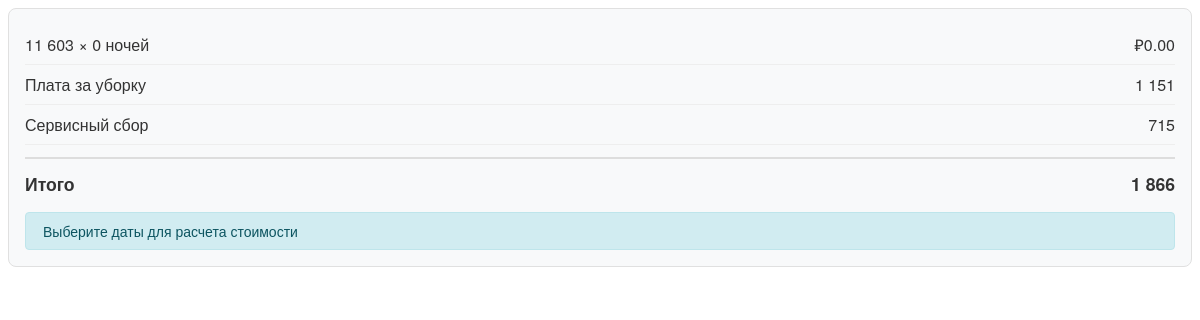
Page /listings/api/1/calculate-price/ on the earlier database version.
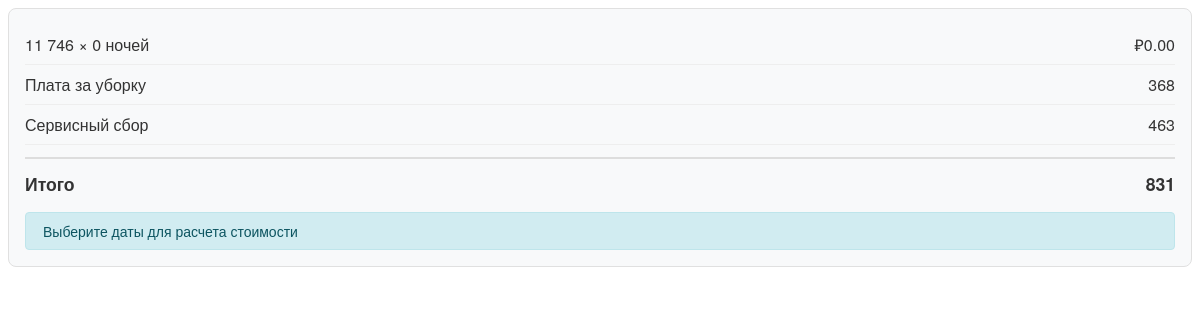
Same page on the later database version.
### listings/models.py (models this page shows, shortened)
class Listing(models.Model):
    title = models.CharField(_("Title"), max_length=100)
    description = models.TextField(_("Description"))
    address = models.CharField(_("Address"), max_length=255)
    city = models.CharField(_("City"), max_length=100)
    state = models.CharField(_("State/Province"), max_length=100)
    country = models.CharField(_("Country"), max_length=100)
    zip_code = models.CharField(_("ZIP/Postal Code"), max_length=20)
    latitude = models.DecimalField(_("Latitude"), max_digits=10, decimal_places=7, null=True, blank=True)
    longitude = models.DecimalField(_("Longitude"), max_digits=10, decimal_places=7, null=True, blank=True)
    price_per_night = models.DecimalField(_("Price per night"), max_digits=10, decimal_places=2)
    cleaning_fee = models.DecimalField(_("Cleaning fee"), max_digits=10, decimal_places=2, default=0)
    service_fee = models.DecimalField(_("Service fee"), max_digits=10, decimal_places=2, default=0)
    bedrooms = models.PositiveSmallIntegerField(_("Bedrooms"))
    bathrooms = models.DecimalField(_("Bathrooms"), max_digits=3, decimal_places=1)
    accommodates = models.PositiveSmallIntegerField(_("Accommodates"))
    property_type = models.CharField(_("Property type"), max_length=50)
    image_urls = models.JSONField(_("Image URLs"), default=list, null=True, blank=True)
    verification_video = models.FileField(
        _("Verification Video"),
        upload_to='verification_videos/',
        null=True,
        blank=True,
        help_text=_("Video proof of property compliance (max 250MB, for moderation only)")
    )
    amenities = models.JSONField(_("Amenities"), default=list)
    house_rules = models.TextField(_("House rules"), blank=True)
    check_in_time = models.TimeField(_("Check-in time"), null=True, blank=True)
    check_out_time = models.TimeField(_("Check-out time"), null=True, blank=True)
    minimum_nights = models.PositiveSmallIntegerField(_("Minimum nights"), default=1)
    maximum_nights = models.PositiveSmallIntegerField(_("Maximum nights"), default=30)
    is_active = models.BooleanField(_("Is active"), default=True)
    is_approved = models.BooleanField(_("Is approved"), default=False)
    host = models.ForeignKey(
        settings.AUTH_USER_MODEL,
        on_delete=models.CASCADE,
        related_name='listings'
    )
    created_at = models.DateTimeField(_("Created at"), auto_now_add=True)
    updated_at = models.DateTimeField(_("Updated at"), auto_now=True)
    class Meta:
        verbose_name = _("Listing")
        verbose_name_plural = _("Listings")
        ordering = ['-created_at', '-id']
        ordering = ['-created_at']

### listings/views.py (the view, shortened to what this page needs)
# urls.py: path('api/<int:pk>/calculate-price/', views.calculate_booking_price, name='calculate_price'),
def calculate_booking_price(request, pk):
    try:
        listing = Listing.objects.get(pk=pk)
        start_date = request.GET.get('start_date') or request.GET.get('check_in')
        end_date = request.GET.get('end_date') or request.GET.get('check_out')
        if not start_date or not end_date:
            return render(request, 'listings/partials/_pricing.html', {
                'listing': listing,
                'check_in': None,
                'check_out': None
            })
    except Listing.DoesNotExist:
        return render(request, 'listings/partials/_pricing.html', {
            'error': 'Объявление не найдено'
        })

### listings/templatetags/listing_extras.py (called while the page is built)
@register.filter
def currency(value):
    try:
        return f"{int(float(value)):,}".replace(",", " ")
    except (ValueError, TypeError):
        return value

### listings/templates/listings/partials/_pricing.html (shortened to what this page needs)
{% load listing_extras %}
<div class="pricing-container" style="font-family: 'Helvetica Neue', Arial, sans-serif; color: #333; padding: 16px; border-radius: 8px; background-color: #f8f9fa; border: 1px solid #e0e0e0; min-height: 120px;">
    {% if error %}
        <div class="price-notice notice-error" style="padding: 8px 12px; border-radius: 4px; font-size: 14px; margin-top: 16px; background-color: #f8d7da; color: #721c24; border: 1px solid #f5c6cb;">
            <i class="fas fa-exclamation-circle" style="margin-right: 5px;"></i> {{ error }}
        </div>
    {% else %}
        <div class="price-line" style="display: flex; justify-content: space-between; padding: 8px 0; border-bottom: 1px solid #eee;">
            <span>{{ listing.price_per_night|currency }} × 0 ночей</span>
            <span>₽0.00</span>
        </div>
        <div class="price-line" style="display: flex; justify-content: space-between; padding: 8px 0; border-bottom: 1px solid #eee;">
            <span>Плата за уборку</span>
            <span>{{ listing.cleaning_fee|currency }}</span>
        </div>
        <div class="price-line" style="display: flex; justify-content: space-between; padding: 8px 0; border-bottom: 1px solid #eee;">
            <span>Сервисный сбор</span>
            <span>{{ listing.service_fee|currency }}</span>
        </div>
        <div class="price-line price-total" style="display: flex; justify-content: space-between; font-weight: bold; margin-top: 12px; padding-top: 12px; border-top: 2px solid #ddd; font-size: 1.1em;">
            <span>Итого</span>
            <span>{{ listing.cleaning_fee|add:listing.service_fee|currency }}</span>
        </div>
        <div class="price-notice notice-info" style="padding: 8px 12px; border-radius: 4px; font-size: 14px; margin-top: 16px; background-color: #d1ecf1; color: #0c5460; border: 1px solid #bee5eb;">
             Выберите даты для расчета стоимости
        </div>
    {% endif %}
</div>

Differences in the rows shown:
changed Listing: price_per_night "11 603" → "11 746"; cleaning_fee "1 151" → "368"; service_fee "715" → "463"; cleaning_fee|add "1 866" → "831"
